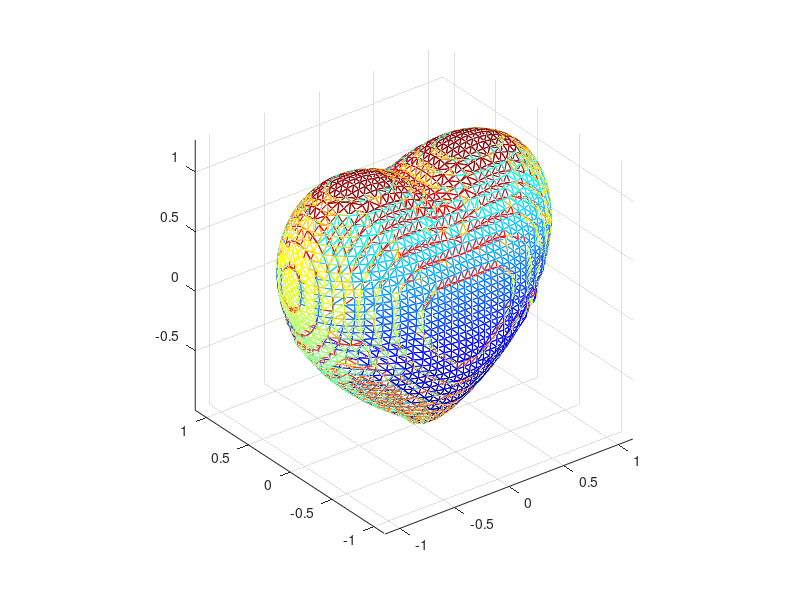

The MATLAB script that drew this image:
f=@(x,y,z)(x.^2+ (9./4).*y.^2 + z.^2 - 1).^3 - x.^2.*z.^3 - (9./80).*y.^2.*z.^3;
[x,y,z]=meshgrid(linspace(-3,3));
val=f(x,y,z);
[p,v]=isosurface(x,y,z,val,0);
patch('faces',p,'vertices',v,'facevertexcdata',jet(size(v,1)),'facecolor','w','edgecolor','flat');
view(3);grid on;axis equal;